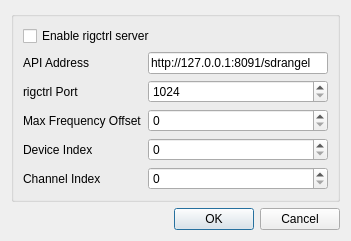
<?xml version="1.0" encoding="UTF-8"?>
<ui version="4.0">
 <class>RigCtrlGUI</class>
 <widget class="QDialog" name="RigCtrlGUI">
  <property name="geometry">
   <rect>
    <x>0</x>
    <y>0</y>
    <width>351</width>
    <height>235</height>
   </rect>
  </property>
  <property name="font">
   <font>
    <family>Liberation Sans</family>
    <pointsize>9</pointsize>
   </font>
  </property>
  <property name="windowTitle">
   <string>rigctrl Preferences</string>
  </property>
  <layout class="QVBoxLayout" name="verticalLayout">
   <item>
    <widget class="QGroupBox" name="groupBox">
     <layout class="QFormLayout" name="formLayout">
      <item row="0" column="0" colspan="2">
       <widget class="QCheckBox" name="enable">
        <property name="toolTip">
         <string>Select to enable rigctrl server.</string>
        </property>
        <property name="text">
         <string>Enable rigctrl server</string>
        </property>
       </widget>
      </item>
      <item row="2" column="0">
       <widget class="QLabel" name="rigCtrlPortLabel">
        <property name="text">
         <string>rigctrl Port</string>
        </property>
       </widget>
      </item>
      <item row="4" column="0">
       <widget class="QLabel" name="deviceIndexLabel">
        <property name="text">
         <string>Device Index</string>
        </property>
       </widget>
      </item>
      <item row="4" column="1">
       <widget class="QSpinBox" name="deviceIndex">
        <property name="toolTip">
         <string>Index of the device that should be controlled by rigctrl commands.
Default is 0.</string>
        </property>
       </widget>
      </item>
      <item row="5" column="1">
       <widget class="QSpinBox" name="channelIndex">
        <property name="toolTip">
         <string>Index of the channel that is to be controlled by rigctrl commands.
Default is 0.</string>
        </property>
       </widget>
      </item>
      <item row="5" column="0">
       <widget class="QLabel" name="channelIndexLabel">
        <property name="text">
         <string>Channel Index</string>
        </property>
       </widget>
      </item>
      <item row="1" column="0">
       <widget class="QLabel" name="apiLabel">
        <property name="text">
         <string>API Address</string>
        </property>
       </widget>
      </item>
      <item row="1" column="1">
       <widget class="QLineEdit" name="api">
        <property name="toolTip">
         <string>URL of SDRangel API server to control.
Default is http://127.0.0.1:8091/sdrangel</string>
        </property>
        <property name="text">
         <string>http://127.0.0.1:8091/sdrangel</string>
        </property>
       </widget>
      </item>
      <item row="3" column="0">
       <widget class="QLabel" name="maxFrequencyOffsetLabel">
        <property name="text">
         <string>Max Frequency Offset</string>
        </property>
       </widget>
      </item>
      <item row="3" column="1">
       <widget class="QSpinBox" name="maxFrequencyOffset">
        <property name="toolTip">
         <string>Controls whether the center frequency or frequency offset is adjusted when a new frequency is received via a rigctrl command.
If the difference between the new frequency and the current center frequency is less than this value, the offset will be adjusted. If it is greater than this value, the center frequency will be set to the new frequency.
To only ever set the center frequency, set this value to 0.
Default is 10000.</string>
        </property>
        <property name="maximum">
         <number>9999999</number>
        </property>
       </widget>
      </item>
      <item row="2" column="1">
       <widget class="QSpinBox" name="rigCtrlPort">
        <property name="toolTip">
         <string>TCP port to listen for rigctrl commands on.
Default is 4532.</string>
        </property>
        <property name="minimum">
         <number>1024</number>
        </property>
        <property name="maximum">
         <number>65536</number>
        </property>
       </widget>
      </item>
     </layout>
    </widget>
   </item>
   <item>
    <widget class="QDialogButtonBox" name="buttonBox">
     <property name="orientation">
      <enum>Qt::Horizontal</enum>
     </property>
     <property name="standardButtons">
      <set>QDialogButtonBox::Cancel|QDialogButtonBox::Ok</set>
     </property>
    </widget>
   </item>
  </layout>
 </widget>
 <tabstops>
  <tabstop>buttonBox</tabstop>
 </tabstops>
 <resources/>
 <connections>
  <connection>
   <sender>buttonBox</sender>
   <signal>accepted()</signal>
   <receiver>RigCtrlGUI</receiver>
   <slot>accept()</slot>
   <hints>
    <hint type="sourcelabel">
     <x>257</x>
     <y>194</y>
    </hint>
    <hint type="destinationlabel">
     <x>157</x>
     <y>203</y>
    </hint>
   </hints>
  </connection>
  <connection>
   <sender>buttonBox</sender>
   <signal>rejected()</signal>
   <receiver>RigCtrlGUI</receiver>
   <slot>reject()</slot>
   <hints>
    <hint type="sourcelabel">
     <x>314</x>
     <y>194</y>
    </hint>
    <hint type="destinationlabel">
     <x>286</x>
     <y>203</y>
    </hint>
   </hints>
  </connection>
 </connections>
</ui>
